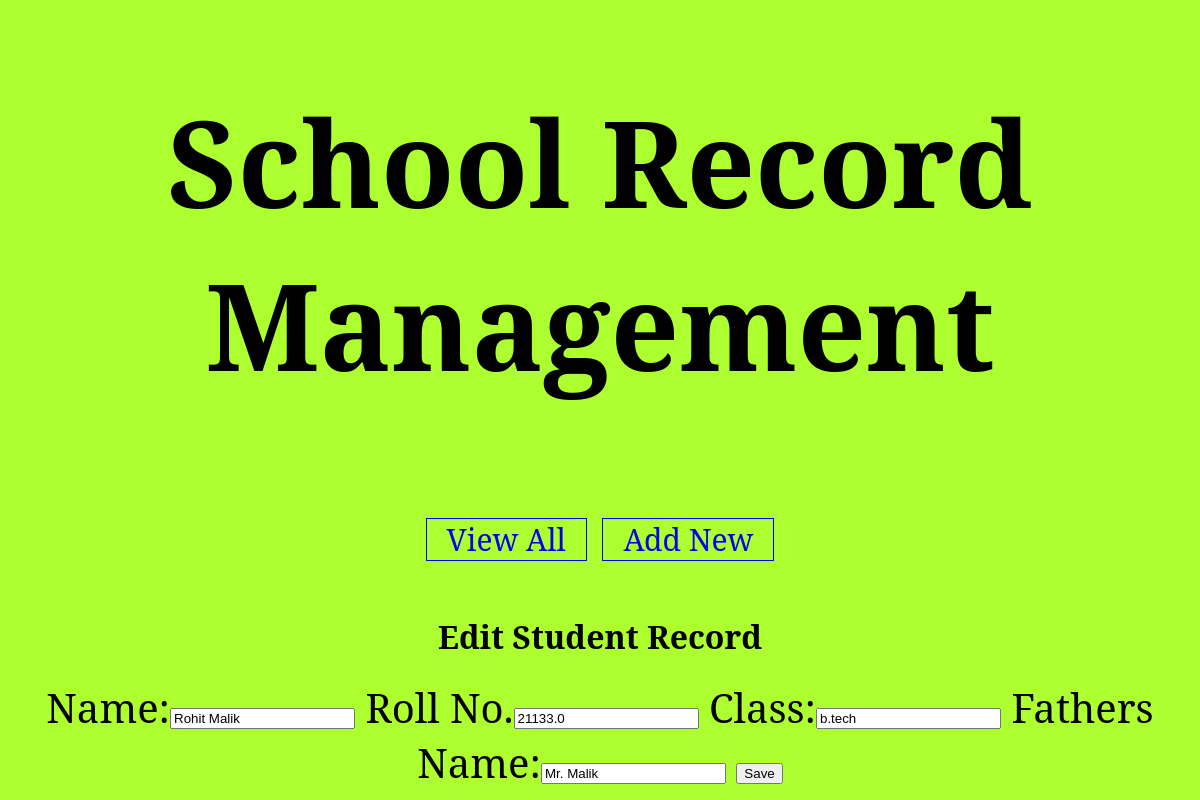
/edit-student?studentid=8, run on the app's committed database.
### schoolapp/models.py (models this page shows)
class School(models.Model):
    name=models.CharField(max_length=20)
    roll=models.FloatField()
    standard=models.CharField(max_length=20)
    father=models.CharField(max_length=20)

### schoolapp/views.py (the view)
# urls.py: path('edit-student',views.editStudent),
def editStudent(request):
    student=models.School.objects.get(id=request.GET['studentid'])
    fields={'name':student.name,'roll':student.roll,'standard':student.standard,'father':student.father}
    form=NewSchoolForm(initial=fields)
    res=render(request,'edit_book.html',{'form':form,'student':student})
    return res

### schoolapp/forms.py
class NewSchoolForm(forms.Form):
    name=forms.CharField(label='Name',max_length=20)
    roll=forms.FloatField(label='Roll No.')
    standard=forms.CharField(label='Class')
    father=forms.CharField(label='Fathers Name')

### templates/edit_book.html (shortened to what this page needs)
<!DOCTYPE html>
{% load static %}
<html>
 <head>
   <link rel="stylesheet" href="{% static 'school.css' %}"
 </head>
<body>
  <div id="header">
    <h1> School Record Management </h1>
     <div id="nav">
       <a href="view-students">View All</a>
       <a href="new-student">Add New</a>
     </div>
  </div>
<div id="main">
  <h1> Edit Student Record </h1>
  <form action="edit" method="post">
  {{form}}
  <input type="submit" value="Save">
  </form>
</div>
</body>
</html>

### static/school.css (style rules this page uses)
body { background-color:#ADFF2F; margin: 0px 0px 0px 0px; font-family: "serif" }
#header { padding-bottom:20px; text-align:center; font-size:60px; }
#nav { width:60%; margin:auto; }
#nav a { width:500px; border:solid 0.5px; font-size:30px; text-decoration:none; padding-left:20px; padding-right:20px; }
#main { margin:auto; text-align:center; padding:5px; padding-top:5px; }
#main h2 , #main form { text-align:center; font-size:40px; }

### data on the page
School: name "Rohit Malik", roll "21133.0", standard "b.tech", father "Mr. Malik"
